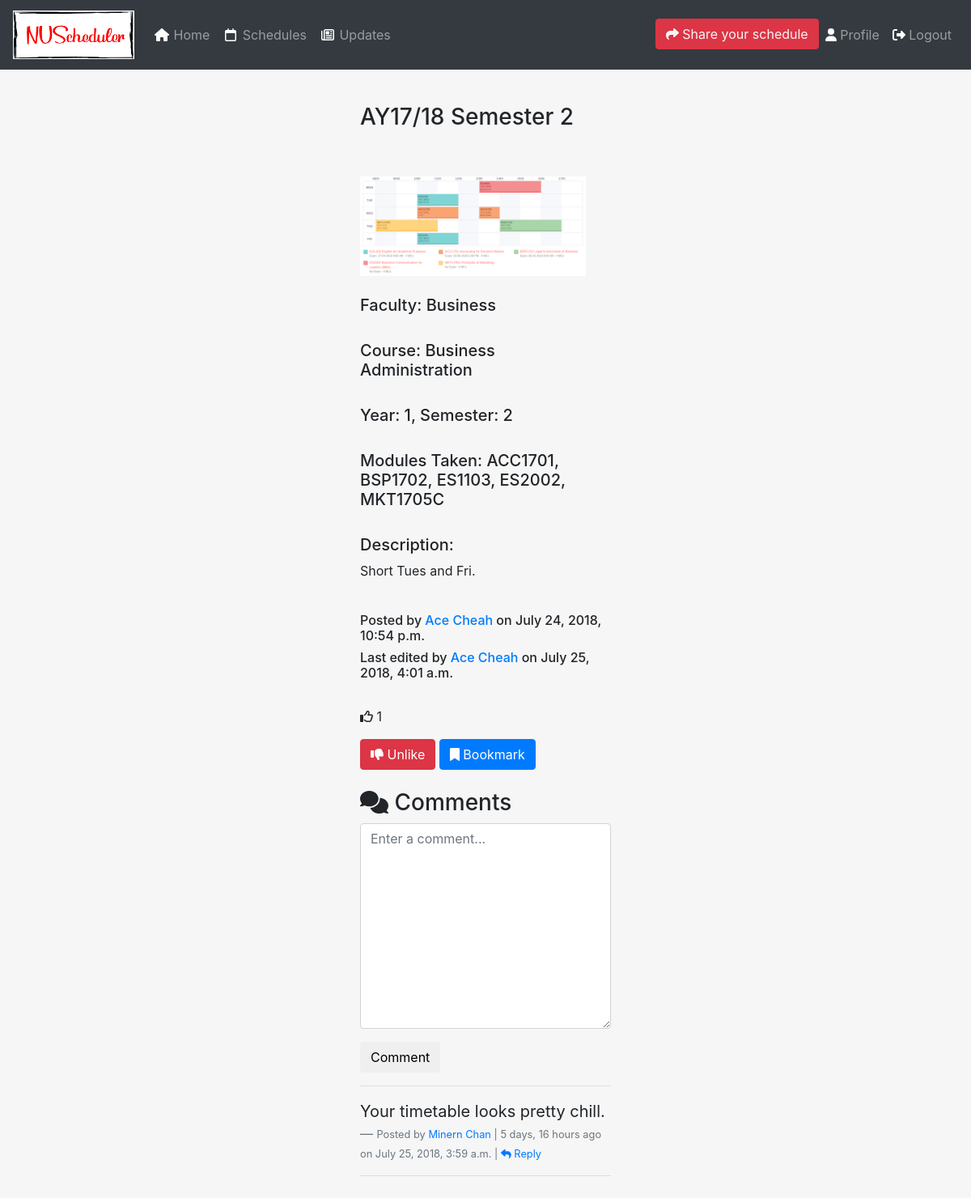
The app's page /schedule/69ac9f2b-fc9b-4cec-8bab-66fc261ccc1e/ (signed in) with its own data.
### schedule/models.py (models this page shows, shortened)
class SchedulePost(models.Model):
    id = models.UUIDField(primary_key=True, default=uuid.uuid4, editable=False)
    title = models.CharField(max_length=140)
    image = models.ImageField(upload_to='schedule_image')
    faculty = models.CharField(max_length=100)
    course_name = models.CharField(max_length=200)
    year = models.IntegerField()
    semester = models.CharField(max_length=100)
    modules_taken = MultiSelectField(choices=MODULE_CHOICES)
    desc = models.TextField()
    user = models.ForeignKey(get_user_model(), on_delete=models.CASCADE)
    created = models.DateTimeField(auto_now_add=True)
    updated = models.DateTimeField(auto_now=True)
    like = models.ManyToManyField(get_user_model(),related_name='user_votes')

### accounts/models.py (models this page shows)
class User(AbstractUser):
    username = None
    id = models.UUIDField(primary_key=True, default=uuid.uuid4, editable=False)
    email = models.EmailField(_('email address'), unique=True)
    faculty = models.CharField(max_length=100)
    course_name = models.CharField(max_length=200)
    year = models.CharField(max_length=50)
    USERNAME_FIELD = 'email'
    REQUIRED_FIELDS = ['first_name','last_name','faculty','course_name','year',]
    objects = UserManager()

### comments/models.py (models this page shows, shortened)
class Comment(models.Model):
    user = models.ForeignKey(get_user_model(), on_delete=models.CASCADE)
    schedule_post = models.ForeignKey(SchedulePost, on_delete=models.CASCADE)
    parent = models.ForeignKey("self", null=True, blank=True, on_delete=models.CASCADE )
    content = models.TextField()
    timestamp = models.DateTimeField(auto_now_add=True)
    class Meta:
        ordering = ['timestamp']
    def children(self): #replies
        return Comment.objects.filter(parent=self)

### schedule/views.py (the view, shortened to what this page needs)
# urls.py: path('<uuid:pk>/', views.schedule_detail, name='view_schedule'),
def schedule_detail(request,pk):
    template = 'schedule/schedule_post.html'
    schedule_post = get_object_or_404(SchedulePost, pk=pk)
    comment_form = CommentForm(request.POST or None)
    comments = Comment.objects.filter(schedule_post=schedule_post).filter(parent=None)
    if request.user.is_authenticated:
        user = get_user_model().objects.get(id=request.user.id)
        if Bookmark.objects.filter(user=user).exists():
            user_bookmark = Bookmark.objects.get(user=user)
        else:
            new_user_bookmark, created = Bookmark.objects.get_or_create(user=request.user)
            user_bookmark = Bookmark.objects.get(user=user)
        bookmarks = user_bookmark.bookmarks.all()
    else:
        bookmarks = None
    args = {
        'schedulepost': schedule_post,
        'comments': comments,
        'comment_form': comment_form,
        'bookmarks': bookmarks,
    }
    return render(request, template, args)

### comments/forms.py
class CommentForm(forms.Form):
    content = forms.CharField(label='',widget=forms.Textarea(attrs={'placeholder':'Enter a comment...'}))
    class Meta:
        model = Comment
        fields = ['content',]

### schedule/templates/schedule/schedule_post.html (shortened to what this page needs)
{% extends 'base.html' %}
{% load crispy_forms_tags %}
{% block content %}
<div class="container-fluid">
    {% if user.is_authenticated and user == schedulepost.user %}
        <div class="dropdown">
            <button class="btn btn-secondary dropdown-toggle float-right" type="button" id="dropdownMenuButton" data-toggle="dropdown" aria-haspopup="true" aria-expanded="false">
                Options
            </button>
            <div class="dropdown-menu" aria-labelledby="dropdownMenuButton">
                <a class="dropdown-item" href="{% url 'edit_schedule_post' pk=schedulepost.id %}"><i class="far fa-edit"></i> Edit Schedule</a>
                <a class="dropdown-item" href="{% url 'delete_schedule_post' pk=schedulepost.id %}"><i class="fas fa-trash-alt"></i> Delete Schedule</a>
            </div>
        </div>
        <h3 style="display:inline-block;">{{schedulepost.title}}</h3>
    {% else %}
        <h3>{{schedulepost.title}}</h3>
    {% endif %}
    <br>
    <br>
    {% if schedulepost.image %}
        <img src="{{ schedulepost.image.url }}" class="img-fluid" style="max-width:90%">
        <br>
    {% endif %}
    <br>
    <h5>Faculty: {{ schedulepost.faculty }}</h5>
    <br>
    <h5>Course: {{ schedulepost.course_name }}</h5>
    <br>
    <h5>Year: {{ schedulepost.year}}, Semester: {{ schedulepost.semester}}</h5>
    <br>
    <h5>Modules Taken:
        {{ schedulepost.modules_taken }}
    </h5>
    <br>
    <h5>Description:</h5>
    <p>{{ schedulepost.desc }}</p>
    <br>
    <h6>Posted by <a href="{% url 'view_other_profile' id=schedulepost.user.id %}">{{ schedulepost.user.get_full_name }}</a> on {{ schedulepost.created }}</h6>
    <h6>Last edited by <a href="{% url 'view_other_profile' id=schedulepost.user.id %}"> {{ schedulepost.user.get_full_name }}</a> on {{ schedulepost.updated }}</h6>
    <br>
    <p><i class="far fa-thumbs-up"></i> {{ schedulepost.like.count }} </p>
    {% if user.is_authenticated and request.user in schedulepost.like.all %}
        <button class="btn btn-danger" type="button"><a href="{% url 'remove_like_schedule' pk=schedulepost.id %}" style="color:white"><i class="fas fa-thumbs-down"></i> Unlike</a></button>
    {% elif user.is_authenticated %}
        <button class="btn btn-primary" type="button"><a href="{% url 'like_schedule' pk=schedulepost.id %}" style="color:white"><i class="far fa-thumbs-up"></i> Like</a></button>
    {% endif %}
    {% if user.is_authenticated and schedulepost in bookmarks %}
        <button class="btn btn-danger" type="button"><a href="{% url 'remove_bookmark_schedule' pk=schedulepost.id %}" style="color:white"><i class="fas fa-times"></i> Remove Bookmark</a></button>
    {% elif user.is_authenticated %}
        <button class="btn btn-primary" type="button"><a href="{% url 'add_bookmark_schedule' pk=schedulepost.id %}" style="color:white"><i class="fas fa-bookmark"></i> Bookmark</a></button>
    {% endif %}
    <br><br>
    <h3><i class="fas fa-comments"></i> Comments</h3>
    <form method="POST">
        {{ comment_form|crispy }}
        <button type="submit" class="btn btn-default">Comment</button>
    </form>
    <hr>
    {% for comment in comments %}
    <blockquote class="blockquote">
        <p class="mb-0">{{ comment.content }}</p>
        <footer class="blockquote-footer"><small>Posted by <a href="{% url 'view_other_profile' id=comment.user.id%}"> {{comment.user.get_full_name }}</a> |
            {{comment.timestamp|timesince}} ago on {{comment.timestamp}} |
            <a data-toggle="collapse" href="#collapse{{ comment.id }}" role="button" aria-expanded="false" aria-controls="collapse{{ comment.id }}"><i class="fas fa-reply"></i> Reply</a></small>
        </footer>
    </blockquote>
    <hr>
    {% endfor %}
</div>
<br>
<br>
{% endblock %}

### homepage/static/homepage/css/all.css (style rules this page uses)
.fa-bookmark:before { content: "\f02e"; }
.fa-comments:before { content: "\f086"; }
.fa-reply:before { content: "\f3e5"; }
.fa-thumbs-down:before { content: "\f165"; }
.fa-thumbs-up:before { content: "\f164"; }

### homepage/templates/base.html (style rules this page uses)
html, body { height:100% }

### records on screen
SchedulePost: title "AY17/18 Semester 2", image (picture), faculty "Business", course_name "Business Administration", year "1", semester "2", modules_taken "ACC1701, BSP1702, ES1103, ES2002, MKT1705C", desc "Short Tues and Fri.", user.get_full_name "Ace Cheah", created "July 24, 2018, 10:54 p.m.", updated "July 25, 2018, 4:01 a.m.", like.count "1"
Comment: content "Your timetable looks pretty chill.", user.get_full_name "Minern Chan", timestamp "5 days, 16 hours", timestamp "July 25, 2018, 3:59 a.m."
